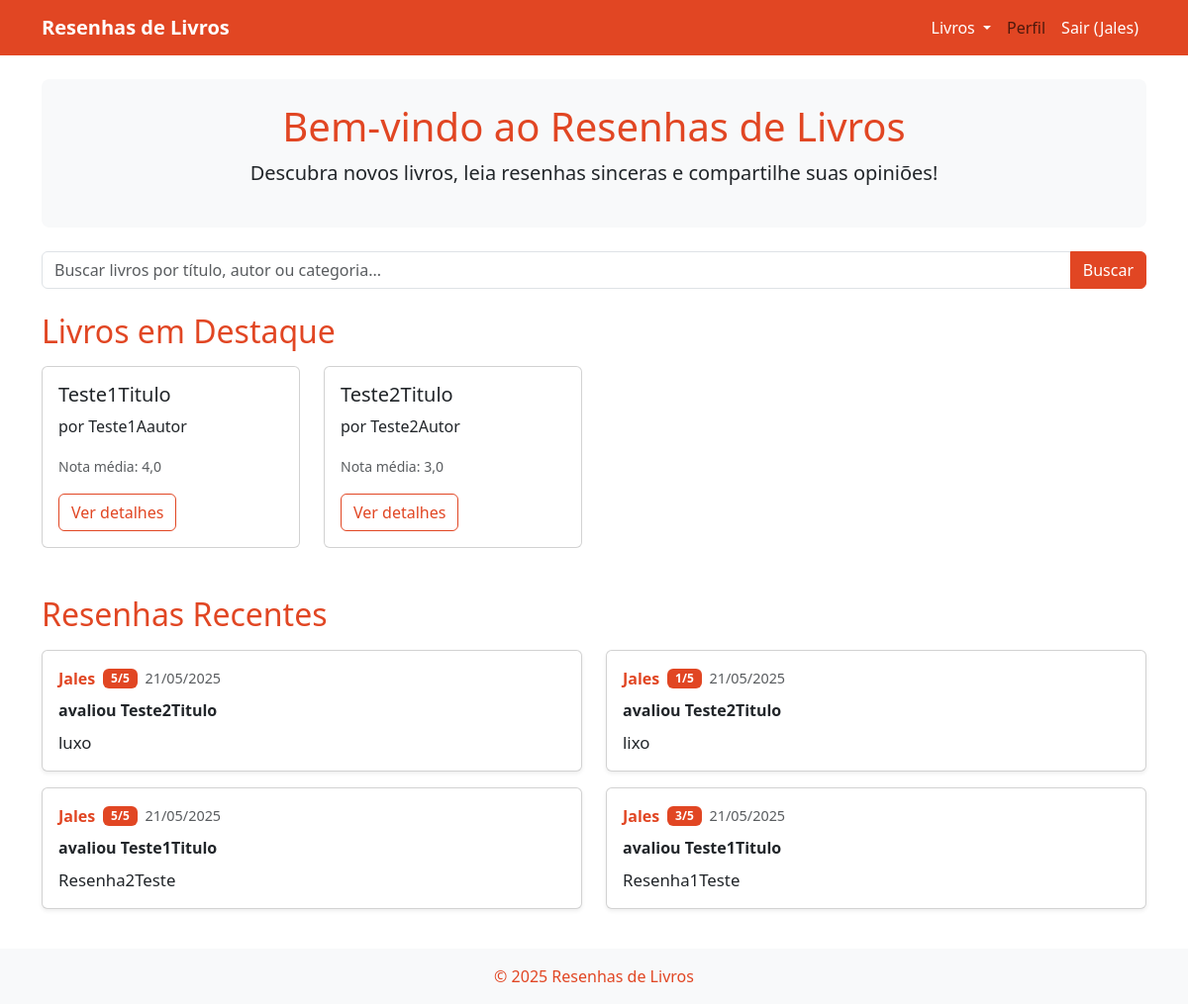
The app's page / (signed in), older data.
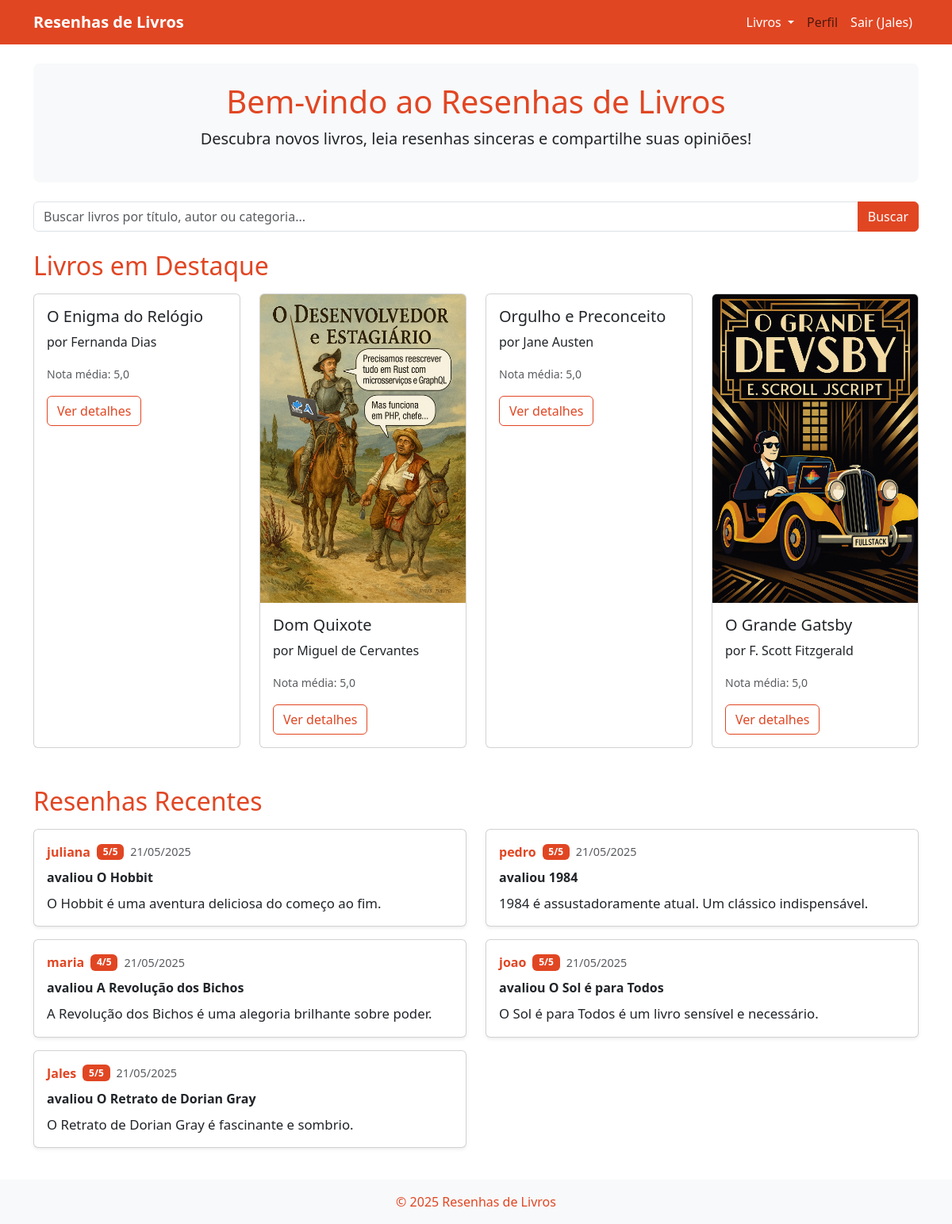
The same page, newer data.
### livros/models.py (models this page shows, shortened)
class Livro(models.Model):
    titulo = models.CharField(max_length=200)
    autor = models.CharField(max_length=100)
    data_publicacao = models.DateField()
    sinopse = models.TextField(blank=True)
    capa = models.ImageField(upload_to='capas/', blank=True, null=True)
    tags = models.ManyToManyField(Tag, blank=True, related_name='livros')
    def media_avaliacoes(self):
        avaliacoes = self.resenhas.all()
        if avaliacoes:
            return round(sum([r.nota for r in avaliacoes]) / len(avaliacoes), 2)
        return None

class Resenha(models.Model):
    usuario = models.ForeignKey(User, on_delete=models.CASCADE)
    livro = models.ForeignKey(Livro, on_delete=models.CASCADE, related_name='resenhas')
    texto = models.TextField()
    nota = models.PositiveSmallIntegerField(choices=[(i, str(i)) for i in range(1, 6)])
    data_publicacao = models.DateTimeField(auto_now_add=True)

### livros/views.py (the view)
# urls.py: 2. Add a URL to urlpatterns:  path('', views.home, name='home')
def home(request):
    if not request.user.is_authenticated:
        return redirect('login')
    livros_destaque = Livro.objects.annotate(media=Avg('resenhas__nota')).order_by('-media')[:4]
    resenhas_recentes = Resenha.objects.select_related('livro', 'usuario').order_by('-data_publicacao')[:5]
    context = {
        'livros_destaque': livros_destaque,
        'resenhas_recentes': resenhas_recentes,
    }
    return render(request, 'livros/home.html', context)

### livros/templates/livros/home.html (shortened to what this page needs)
{% extends 'livros/base.html' %}
{% block content %}
    <div class="p-4 mb-4 bg-light rounded-3 text-center">
        <h1 class="main-color">Bem-vindo ao Resenhas de Livros</h1>
        <p class="lead">Descubra novos livros, leia resenhas sinceras e compartilhe suas opiniões!</p>
    </div>
    <div class="mb-4">
        <form method="get" action="{% url 'buscar_livros' %}">
            <div class="input-group">
                <input type="text" class="form-control" name="q" placeholder="Buscar livros por título, autor ou categoria...">
                <button class="btn btn-main" type="submit">Buscar</button>
            </div>
        </form>
    </div>
    <div class="mb-4">
        <h2 class="main-color mb-3">Livros em Destaque</h2>
        <div class="row">
            {% for livro in livros_destaque %}
                <div class="col-md-3 mb-4">
                    <div class="card h-100">
                        {% if livro.capa %}
                            <img src="{{ livro.capa.url }}" class="card-img-top" alt="{{ livro.titulo }}">
                        {% endif %}
                        <div class="card-body">
                            <h5 class="card-title">{{ livro.titulo }}</h5>
                            <p class="card-text">por {{ livro.autor }}</p>
                            <p class="card-text"><small class="text-muted">Nota média: {{ livro.media_avaliacoes }}</small></p>
                            <a href="{% url 'detalhe_livro' livro.id %}" class="btn btn-outline-main" style="border-color: #e14623; color: #e14623;">Ver detalhes</a>
                        </div>
                    </div>
                </div>
            {% empty %}
                <p>Nenhum livro em destaque no momento.</p>
            {% endfor %}
        </div>
    </div>
    <h2 class="main-color mb-3">Resenhas Recentes</h2>
    <div class="row">
        {% for resenha in resenhas_recentes %}
            <div class="col-md-6 mb-3">
                <div class="card shadow-sm">
                    <div class="card-body">
                        <div class="d-flex align-items-center mb-2">
                            <span class="fw-bold me-2" style="color: #e14623;">{{ resenha.usuario.username }}</span>
                            <span class="badge" style="background-color: #e14623;">{{ resenha.nota }}/5</span>
                            <span class="text-muted ms-2" style="font-size: 0.9em;">{{ resenha.data_publicacao|date:"d/m/Y" }}</span>
                        </div>
                        <div class="mb-2">
                            <span class="fw-semibold">avaliou</span>
                            <span class="fw-bold">{{ resenha.livro.titulo }}</span>
                        </div>
                        <p class="mb-0" style="font-size: 1.05em;">{{ resenha.texto }}</p>
                    </div>
                </div>
            </div>
        {% empty %}
            <p class="text-muted">Nenhuma resenha recente.</p>
        {% endfor %}
    </div>
{% endblock %}

Row changes from the older to the newer data that the page shows:
no longer on this page (row edited): Livro: titulo "Teste1Titulo", autor "Teste1Aautor", media_avaliacoes "4,0"
no longer on this page (row edited): Livro: titulo "Teste2Titulo", autor "Teste2Autor", media_avaliacoes "3,0"
no longer on this page (row edited): Resenha: usuario.username "Jales", nota "5", data_publicacao "21/05/2025", livro.titulo "Teste2Titulo", texto "luxo"
no longer on this page (row edited): Resenha: usuario.username "Jales", nota "1", data_publicacao "21/05/2025", livro.titulo "Teste2Titulo", texto "lixo"
no longer on this page (row edited): Resenha: usuario.username "Jales", nota "5", data_publicacao "21/05/2025", livro.titulo "Teste1Titulo", texto "Resenha2Teste"
no longer on this page (row edited): Resenha: usuario.username "Jales", nota "3", data_publicacao "21/05/2025", livro.titulo "Teste1Titulo", texto "Resenha1Teste"
added Livro: titulo "O Enigma do Relógio", autor "Fernanda Dias", media_avaliacoes "5,0"
added Livro: capa (picture), titulo "Dom Quixote", autor "Miguel de Cervantes", media_avaliacoes "5,0"
added Livro: titulo "Orgulho e Preconceito", autor "Jane Austen", media_avaliacoes "5,0"
added Livro: capa (picture), titulo "O Grande Gatsby", autor "F. Scott Fitzgerald", media_avaliacoes "5,0"
added Resenha: usuario.username "juliana", nota "5", data_publicacao "21/05/2025", livro.titulo "O Hobbit", texto "O Hobbit é uma aventura deliciosa do começo ao fim."
added Resenha: usuario.username "pedro", nota "5", data_publicacao "21/05/2025", livro.titulo "1984", texto "1984 é assustadoramente atual. Um clássico indispensável."
added Resenha: usuario.username "maria", nota "4", data_publicacao "21/05/2025", livro.titulo "A Revolução dos Bichos", texto "A Revolução dos Bichos é uma alegoria brilhante sobre poder."
added Resenha: usuario.username "joao", nota "5", data_publicacao "21/05/2025", livro.titulo "O Sol é para Todos", texto "O Sol é para Todos é um livro sensível e necessário."
added Resenha: usuario.username "Jales", nota "5", data_publicacao "21/05/2025", livro.titulo "O Retrato de Dorian Gray", texto "O Retrato de Dorian Gray é fascinante e sombrio."
